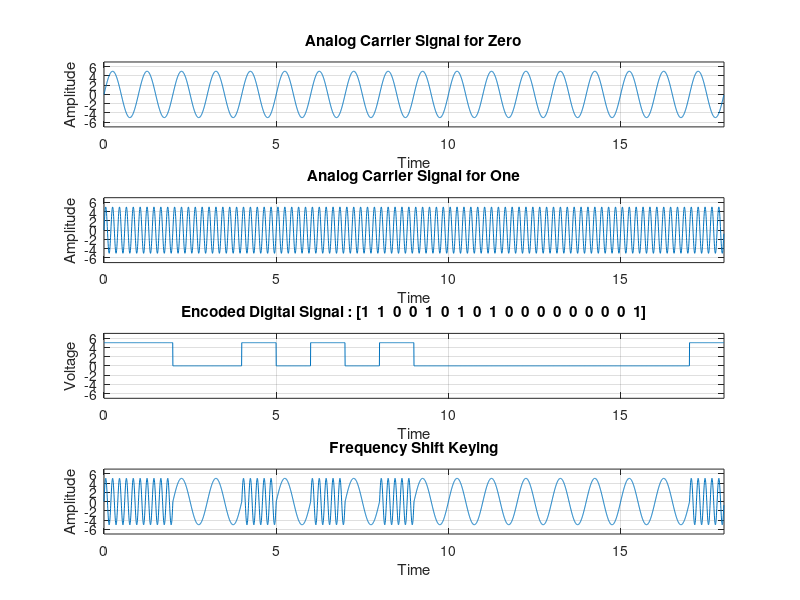

The MATLAB script that drew this image:
clc;
clear all;
close all;

bits = [1 1 0 0 1 0 1 0 1 0 0 0 0 0 0 0 0 1];

fc = 3;
df = 2;
f1 = fc + df;
f0 = fc - df;

voltage = 5;
amplitude = 5;
fs = 200;
bitrate = 1;
T = length(bits) / bitrate;
t = 0 : 1/fs : T - 1/fs;

%Carrier Signal for Zero
carrier0 = amplitude * sin(2 * pi * f0 * t);

subplot(4,1,1);
plot(t,carrier0);
xlim([0 T]);
ylim([-amplitude-2 amplitude+2]);
xlabel("Time");
ylabel("Amplitude");
title("Analog Carrier Signal for Zero");
grid on;

%Carrier Signal for One
carrier1 = amplitude * sin(2 * pi * f1 * t);

subplot(4,1,2);
plot(t,carrier1);
xlim([0 T]);
ylim([-amplitude-2 amplitude+2]);
xlabel("Time");
ylabel("Amplitude");
title("Analog Carrier Signal for One");
grid on;

%Encoded Digital Signal
y_digital = zeros(1,length(t));

for i = 1 : length(bits)
  from = (i - 1) * fs / bitrate + 1;
  to = i * fs / bitrate;
  if(bits(i) == 1)
    y_digital(from : to) = voltage;
  endif
endfor

subplot(4,1,3);
plot(t,y_digital);
xlim([0 T]);
ylim([-voltage-2 voltage+2]);
xlabel("Time");
ylabel("Voltage");
title(['Encoded Digital Signal : [' num2str(bits) ']']);
grid on;

%FSK Modulation
fsk = zeros(1,length(t));

for i = 1 : length(bits)
  from = (i -1) * fs / bitrate + 1;
  to = i * fs / bitrate;
  if(bits(i) == 1)
    fsk(from : to) = carrier1(from : to);
  else
    fsk(from : to) = carrier0(from : to);
  endif
endfor

subplot(4,1,4);
plot(t,fsk);
xlim([0 T]);
ylim([-amplitude-2 amplitude+2]);
xlabel("Time");
ylabel("Amplitude");
title("Frequency Shift Keying");
grid on;

%FSK Demodulation
data = zeros(1,length(bits));

for i = 1 : length(t)
  if(rem(i,fs) == 0 && fsk(i) == carrier1(i))
    data(i / fs) = 1;
  endif
endfor

disp("FSK Decoding : ");
disp(data);